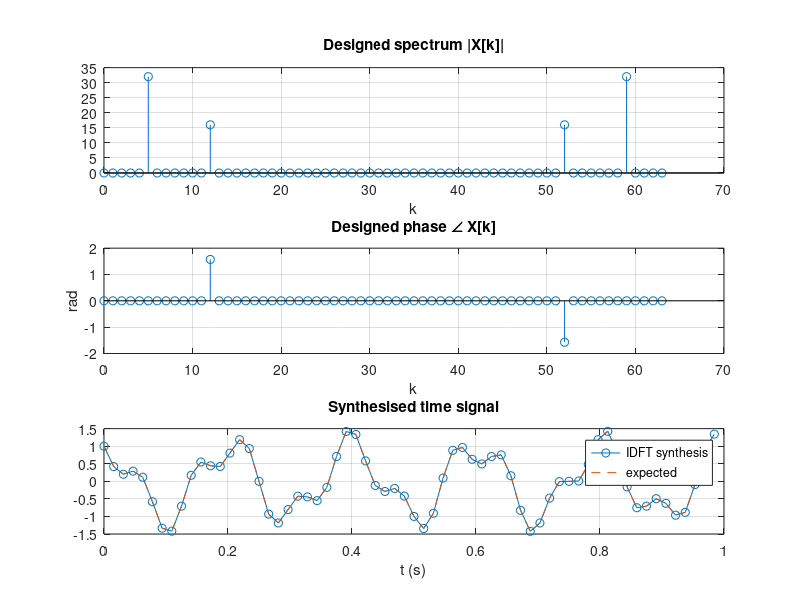

Reproduce this figure in MATLAB. (Note: this script raises an error after producing the figure.)
% Experiment 9 (also CBS 2): Synthesis of a signal using the inverse DFT
clc; clear; close all;
N = 64; fs = 64; n = 0:N-1; t = n/fs;
X = zeros(1, N);
X(5+1)  = N/2 * 1.0;                      X(N-5+1)  = conj(X(5+1));
X(12+1) = N/2 * 0.5 * exp(1j*pi/2);       X(N-12+1) = conj(X(12+1));

x_manual = zeros(1, N);
for nn = n
    x_manual(nn+1) = real(sum(X .* exp(1j*2*pi*(0:N-1)*nn/N)) / N);
end
x_ifft = real(ifft(X));
expected = cos(2*pi*5*t) + 0.5*cos(2*pi*12*t + pi/2);
fprintf('Manual IDFT == ifft : %d\n', all(abs(x_manual - x_ifft) < 1e-10));
fprintf('Synthesised == expected : %d\n', all(abs(x_ifft - expected) < 1e-10));

f = figure('Position', [100 100 800 800]);
subplot(3,1,1); stem(n, abs(X)); grid on; title('Designed spectrum |X[k]|'); xlabel('k');
ph = angle(X); ph(abs(X) < 1e-9) = 0;
subplot(3,1,2); stem(n, ph); grid on; title('Designed phase \angle X[k]'); xlabel('k'); ylabel('rad');
subplot(3,1,3); plot(t, x_ifft, 'o-', t, expected, '--'); grid on;
title('Synthesised time signal'); xlabel('t (s)'); legend('IDFT synthesis', 'expected');
save_fig(f, 'exp09_inverse_dft.png');
